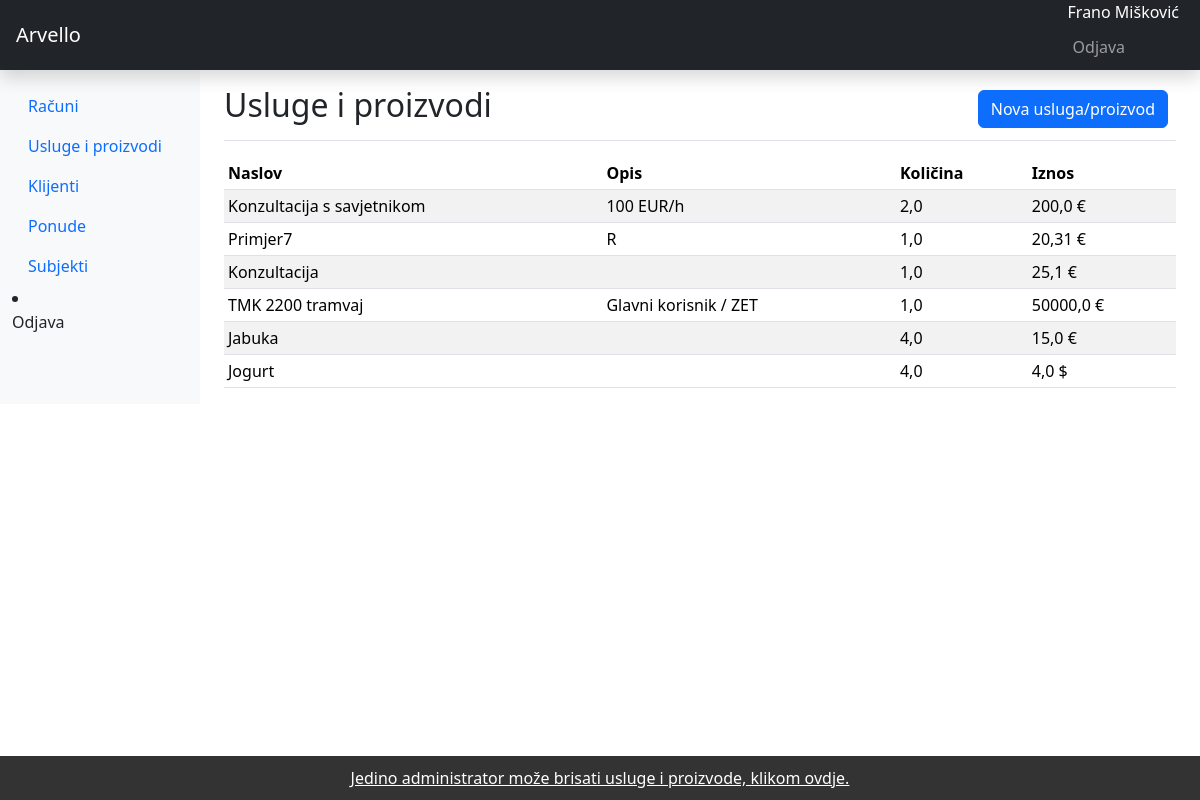
Page /products/ (signed in) on the earlier database version.
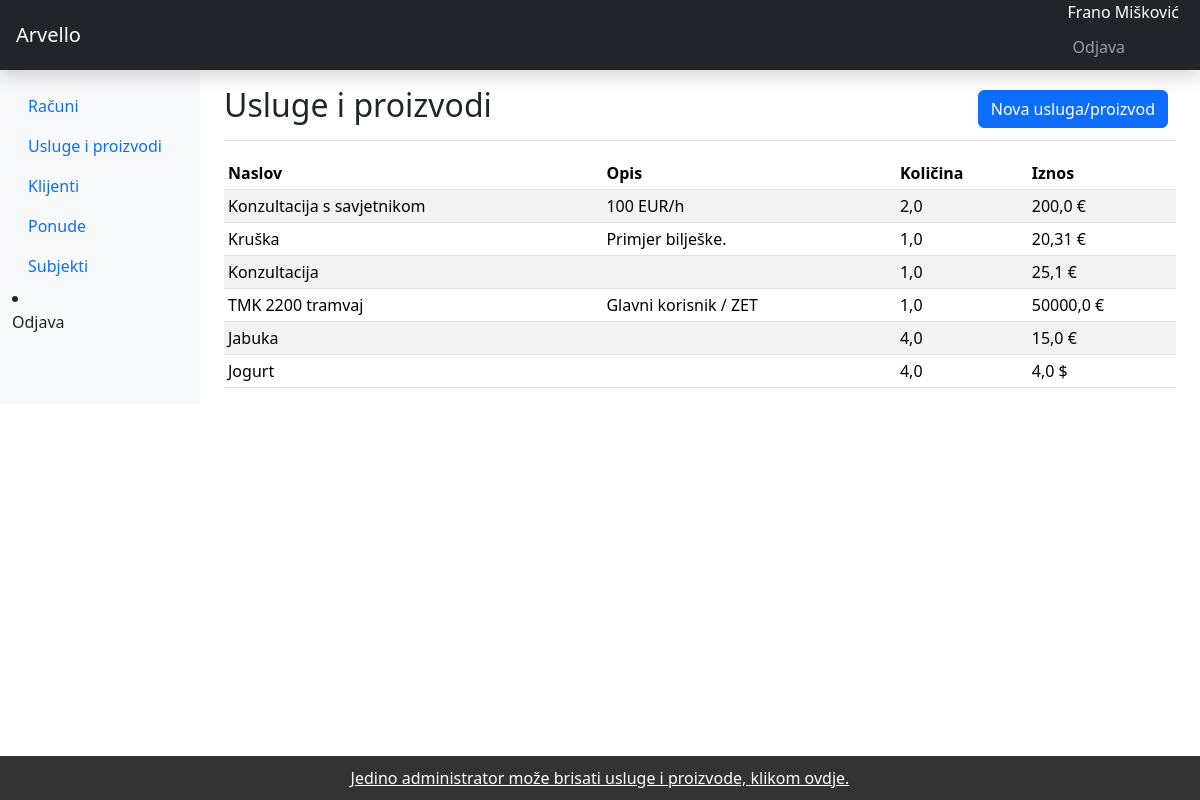
Same page on the later database version.
### arvelloapp/models.py (models this page shows, shortened)
class Product(models.Model):
    CURRENCY = [
    ('$', 'USD'),
    ('€', 'EUR'),
    ('£', 'GBP'),
    ]
    title = models.CharField(null=True, blank=True, max_length=100)
    description = models.TextField(null=True, blank=True)
    quantity = models.FloatField(null=True, blank=True) #FloatField jer se može dogoditi da klijent želi naručiti 1.5 proizvoda (kruh), ili se može prodavati npr. jabuke po kilogramu
    price = models.FloatField(null=True, blank=True)
    currency = models.CharField(choices=CURRENCY, default='€', max_length=100)
    taxPercent = models.FloatField(null=True, blank=True, default=25)
    uniqueId = models.CharField(null=True, blank=True, max_length=100)
    slug = models.SlugField(max_length=500, unique=True, blank=True, null=True)
    date_created = models.DateTimeField(blank=True, null=True)
    last_updated = models.DateTimeField(blank=True, null=True)

### arvelloapp/views.py (the view, shortened to what this page needs)
# urls.py: path('products/', views.products, name='products'),
@login_required
def products(request):
    context = {}
    products = Product.objects.all()
    product = Product.objects.all()
    context['product'] = products
    if request.method == 'GET':
        form = ProductForm()
        context['form'] = form
        return render(request, 'products.html', context)

### arvelloapp/templates/products.html (shortened to what this page needs)
{% extends 'base.html' %}
{% load static %}
{% load crispy_forms_tags %}
{% block main %}
<main class="col-md-9 ms-sm-auto col-lg-10 px-md-4">
  <div class="d-flex justify-content-between flex-wrap flex-md-nowrap align-items-center pt-3 pb-2 mb-3 border-bottom">
    <h1 class="h2">Usluge i proizvodi</h1>
    <div class="btn-toolbar mb-2 mb-md-0">
      <div class="btn-group me-2">
        <button href="#addProductModal" type="button" class="btn btn-primary" data-bs-toggle="modal">Nova usluga/proizvod</button>
      </div>
    </div>
  </div>
  <div class="table-responsive">
    <table class="table table-striped table-sm">
      <thead>
        <tr>
          <th scope="col">Naslov</th>
          <th scope="col">Opis</th>
          <th scope="col">Količina</th>
          <th scope="col">Iznos</th>
        </tr>
      </thead>
      <tbody>
        {% for product in product %}
      <tr>
        <td>{{product.title}}</td>
        <td>{{product.description}}</td>
        <td>{{product.quantity}}</td>
        <td>{{product.price}} {{product.currency}}</td>
      </tr>
        {% endfor %}
      </tbody>
    </table>
  </div>
  <body>
    <footer> <a href="{% url 'admin:arvelloapp_product_changelist' %}" style="color: white;">Jedino administrator može brisati usluge i proizvode, klikom ovdje.</a> </footer>
  </body>
</main>
{% endblock %}

Differences in the rows shown:
changed Product: title "Primjer7" → "Kruška"; description "R" → "Primjer bilješke."
